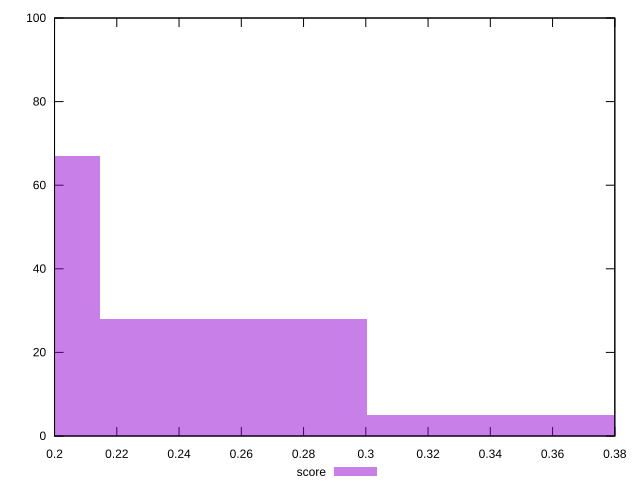

This figure's gnuplot source:
reset

$score <<EOF
0.2574850832155129 28
0.17165672214367528 67
0.34331344428735056 5
EOF

set key outside below
set boxwidth 0.08582836107183764
set xrange [0.2:0.38]
set yrange [0:100]
set trange [0:100]
set style fill transparent solid 0.5 noborder
set terminal svg size 640, 490 enhanced background rgb 'white'
set output "reports/report_00033_2021-03-01T14-23-16.841Z/first-meaningful-paint/samples/astro/score/histogram.svg"

plot $score title "score" with boxes

reset
